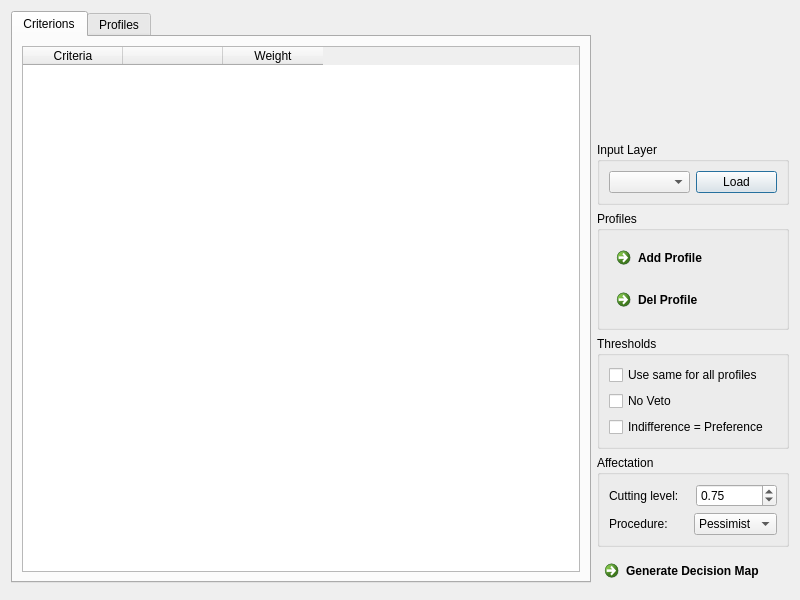
<?xml version="1.0" encoding="UTF-8"?>
<ui version="4.0">
 <class>EtriDialog</class>
 <widget class="QDialog" name="EtriDialog">
  <property name="geometry">
   <rect>
    <x>0</x>
    <y>0</y>
    <width>800</width>
    <height>600</height>
   </rect>
  </property>
  <property name="minimumSize">
   <size>
    <width>400</width>
    <height>0</height>
   </size>
  </property>
  <property name="windowTitle">
   <string>ELECTRE TRI</string>
  </property>
  <layout class="QGridLayout" name="gridLayout_6">
   <item row="1" column="1" rowspan="2" colspan="2">
    <layout class="QVBoxLayout" name="right_layout">
     <item>
      <spacer name="verticalSpacer">
       <property name="orientation">
        <enum>Qt::Vertical</enum>
       </property>
       <property name="sizeHint" stdset="0">
        <size>
         <width>20</width>
         <height>20</height>
        </size>
       </property>
      </spacer>
     </item>
     <item>
      <widget class="QGroupBox" name="group_input">
       <property name="title">
        <string>Input Layer</string>
       </property>
       <layout class="QGridLayout" name="gridLayout_9">
        <item row="0" column="0">
         <widget class="QComboBox" name="combo_layer"/>
        </item>
        <item row="0" column="1">
         <widget class="QPushButton" name="Bloadlayer">
          <property name="text">
           <string>Load</string>
          </property>
         </widget>
        </item>
       </layout>
      </widget>
     </item>
     <item>
      <widget class="QGroupBox" name="group_profiles">
       <property name="title">
        <string>Profiles</string>
       </property>
       <layout class="QVBoxLayout" name="verticalLayout_2">
        <item>
         <widget class="QCommandLinkButton" name="Badd_profile">
          <property name="text">
           <string>Add Profile</string>
          </property>
         </widget>
        </item>
        <item>
         <widget class="QCommandLinkButton" name="Bdel_profile">
          <property name="text">
           <string>Del Profile</string>
          </property>
         </widget>
        </item>
       </layout>
      </widget>
     </item>
     <item>
      <widget class="QGroupBox" name="group_thresholds">
       <property name="maximumSize">
        <size>
         <width>388</width>
         <height>16777215</height>
        </size>
       </property>
       <property name="title">
        <string>Thresholds</string>
       </property>
       <layout class="QFormLayout" name="formLayout">
        <property name="fieldGrowthPolicy">
         <enum>QFormLayout::AllNonFixedFieldsGrow</enum>
        </property>
        <item row="5" column="0">
         <widget class="QCheckBox" name="cbox_samethresholds">
          <property name="text">
           <string>Use same for all profiles</string>
          </property>
         </widget>
        </item>
        <item row="6" column="0">
         <widget class="QCheckBox" name="cbox_noveto">
          <property name="text">
           <string>No Veto</string>
          </property>
         </widget>
        </item>
        <item row="7" column="0">
         <widget class="QCheckBox" name="cbox_sameqp">
          <property name="text">
           <string>Indifference = Preference</string>
          </property>
         </widget>
        </item>
       </layout>
      </widget>
     </item>
     <item>
      <widget class="QGroupBox" name="group_affectation">
       <property name="title">
        <string>Affectation</string>
       </property>
       <layout class="QGridLayout" name="gridLayout_8">
        <item row="0" column="0">
         <layout class="QHBoxLayout" name="cutlevel_layout">
          <item>
           <widget class="QLabel" name="label_cutlevel">
            <property name="text">
             <string>Cutting level:</string>
            </property>
           </widget>
          </item>
          <item>
           <widget class="QDoubleSpinBox" name="spinbox_cutlevel">
            <property name="minimum">
             <double>0.500000000000000</double>
            </property>
            <property name="maximum">
             <double>1.000000000000000</double>
            </property>
            <property name="singleStep">
             <double>0.010000000000000</double>
            </property>
            <property name="value">
             <double>0.750000000000000</double>
            </property>
           </widget>
          </item>
         </layout>
        </item>
        <item row="1" column="0">
         <layout class="QHBoxLayout" name="procedure_layout">
          <item>
           <widget class="QLabel" name="label_procedure">
            <property name="text">
             <string>Procedure:</string>
            </property>
           </widget>
          </item>
          <item>
           <widget class="QComboBox" name="combo_procedure">
            <item>
             <property name="text">
              <string>Pessimist</string>
             </property>
            </item>
            <item>
             <property name="text">
              <string>Optimist</string>
             </property>
            </item>
           </widget>
          </item>
         </layout>
        </item>
       </layout>
      </widget>
     </item>
     <item>
      <widget class="QCommandLinkButton" name="Bgenerate">
       <property name="text">
        <string>Generate Decision Map</string>
       </property>
      </widget>
     </item>
    </layout>
   </item>
   <item row="1" column="0">
    <widget class="QTabWidget" name="Tab_params">
     <property name="currentIndex">
      <number>0</number>
     </property>
     <widget class="QWidget" name="tab_criterions">
      <attribute name="title">
       <string>Criterions</string>
      </attribute>
      <layout class="QGridLayout" name="gridLayout_2">
       <item row="0" column="0">
        <widget class="QTableWidget" name="table_crit">
         <property name="dragEnabled">
          <bool>false</bool>
         </property>
         <property name="alternatingRowColors">
          <bool>false</bool>
         </property>
         <property name="showGrid">
          <bool>false</bool>
         </property>
         <property name="cornerButtonEnabled">
          <bool>false</bool>
         </property>
         <property name="rowCount">
          <number>0</number>
         </property>
         <attribute name="horizontalHeaderVisible">
          <bool>true</bool>
         </attribute>
         <attribute name="horizontalHeaderDefaultSectionSize">
          <number>100</number>
         </attribute>
         <attribute name="horizontalHeaderHighlightSections">
          <bool>false</bool>
         </attribute>
         <attribute name="verticalHeaderVisible">
          <bool>false</bool>
         </attribute>
         <attribute name="verticalHeaderHighlightSections">
          <bool>false</bool>
         </attribute>
         <attribute name="verticalHeaderShowSortIndicator" stdset="0">
          <bool>false</bool>
         </attribute>
         <attribute name="verticalHeaderVisible">
          <bool>false</bool>
         </attribute>
         <attribute name="horizontalHeaderVisible">
          <bool>true</bool>
         </attribute>
         <attribute name="verticalHeaderShowSortIndicator" stdset="0">
          <bool>false</bool>
         </attribute>
         <attribute name="horizontalHeaderHighlightSections">
          <bool>false</bool>
         </attribute>
         <attribute name="verticalHeaderHighlightSections">
          <bool>false</bool>
         </attribute>
         <attribute name="horizontalHeaderDefaultSectionSize">
          <number>100</number>
         </attribute>
         <column>
          <property name="text">
           <string>Criteria</string>
          </property>
         </column>
         <column>
          <property name="text">
           <string/>
          </property>
         </column>
         <column>
          <property name="text">
           <string>Weight</string>
          </property>
         </column>
        </widget>
       </item>
      </layout>
     </widget>
     <widget class="QWidget" name="tab_profiles">
      <attribute name="title">
       <string>Profiles</string>
      </attribute>
      <layout class="QGridLayout" name="gridLayout_5">
       <item row="0" column="0">
        <widget class="QTableWidget" name="table_prof"/>
       </item>
       <item row="1" column="0">
        <widget class="QTabWidget" name="tab_thresholds">
         <property name="tabPosition">
          <enum>QTabWidget::North</enum>
         </property>
         <property name="tabShape">
          <enum>QTabWidget::Rounded</enum>
         </property>
         <property name="currentIndex">
          <number>0</number>
         </property>
         <widget class="QWidget" name="tab_indiff">
          <attribute name="title">
           <string>Indifference</string>
          </attribute>
          <layout class="QGridLayout" name="gridLayout_3">
           <item row="0" column="1">
            <widget class="QTableWidget" name="table_indiff"/>
           </item>
          </layout>
         </widget>
         <widget class="QWidget" name="tab_pref">
          <attribute name="title">
           <string>Preference</string>
          </attribute>
          <layout class="QGridLayout" name="gridLayout_4">
           <item row="0" column="0">
            <widget class="QTableWidget" name="table_pref"/>
           </item>
          </layout>
         </widget>
         <widget class="QWidget" name="tab_veto">
          <attribute name="title">
           <string>Veto</string>
          </attribute>
          <layout class="QGridLayout" name="gridLayout_7">
           <item row="0" column="0">
            <widget class="QTableWidget" name="table_veto"/>
           </item>
          </layout>
         </widget>
        </widget>
       </item>
      </layout>
     </widget>
    </widget>
   </item>
  </layout>
 </widget>
 <resources/>
 <connections/>
</ui>
